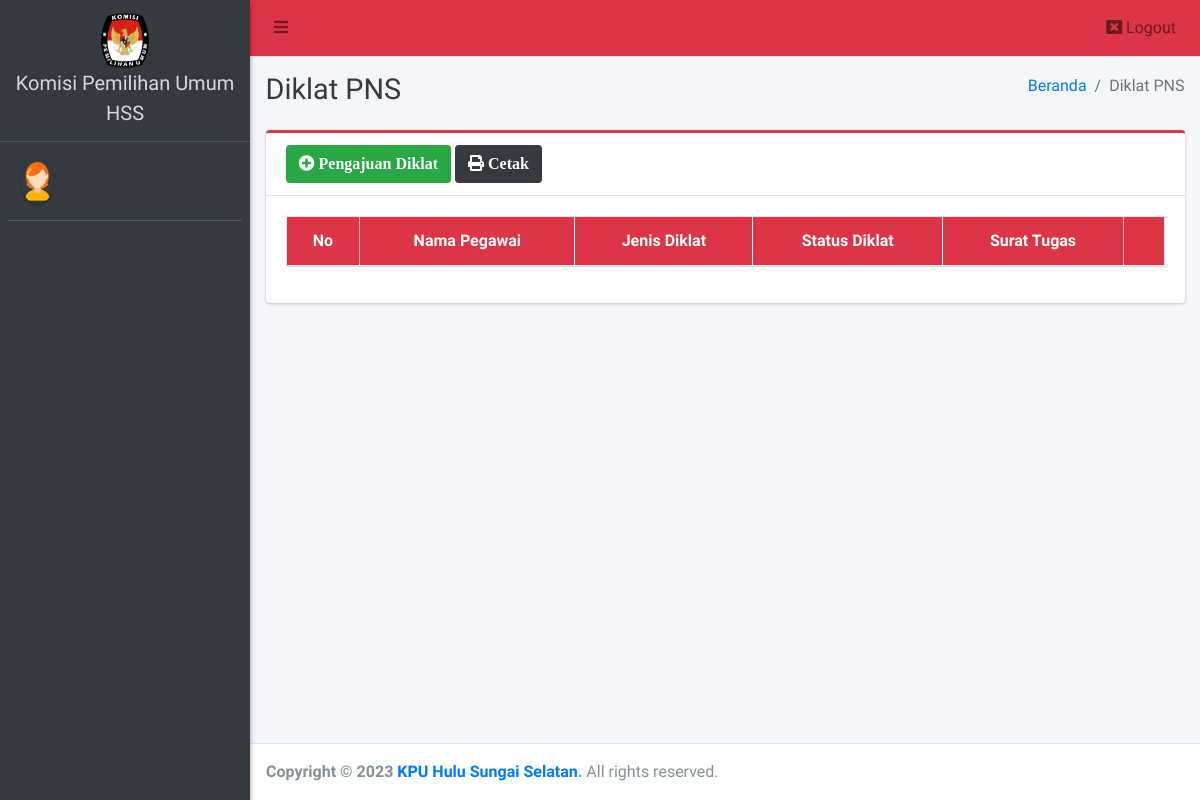
/admin/diklat/index.php, run on an earlier commit of the app's database.
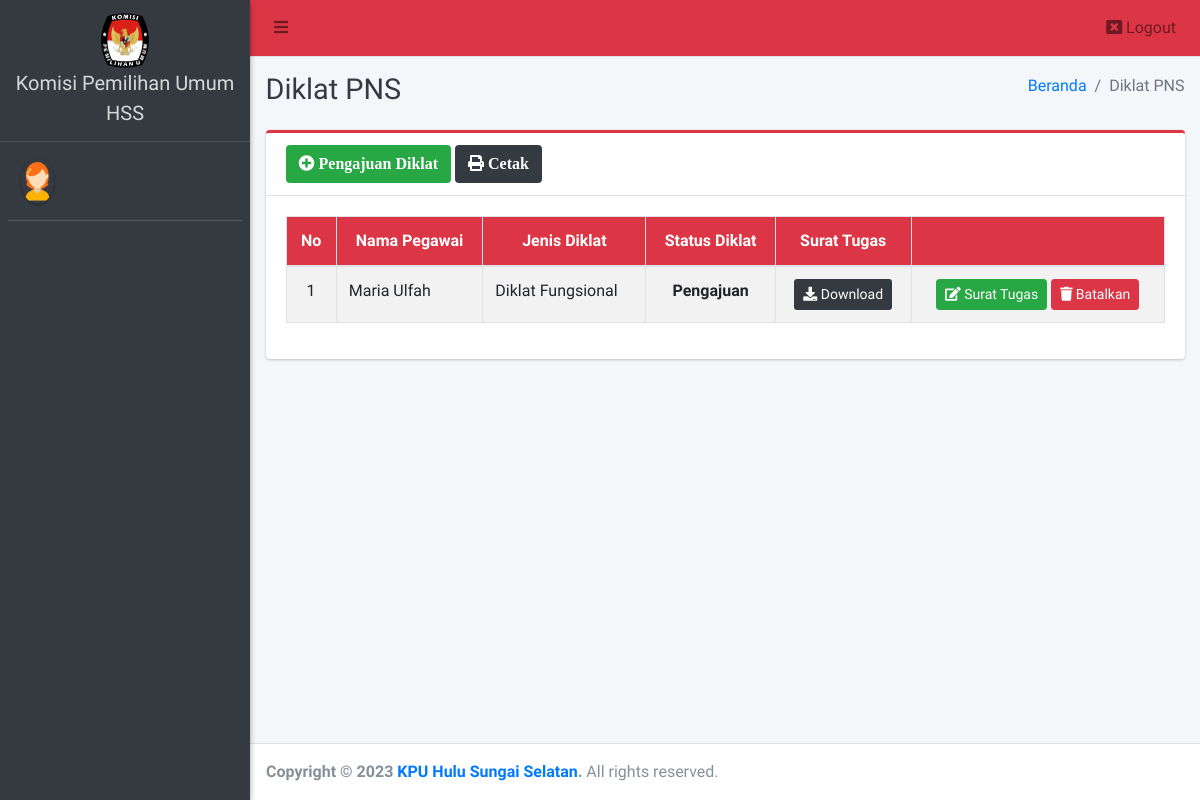
And on a later commit of the database.
### tables this page shows
CREATE TABLE `diklat` (
  `id_diklat` int(11) NOT NULL,
  `jenis_diklat` varchar(20) NOT NULL,
  `id_user` int(11) NOT NULL,
  `status_diklat` varchar(50) NOT NULL,
  `filest` varchar(255) DEFAULT NULL
);

CREATE TABLE `nominatif_pegawai` (
  `id_pegawai` int(11) NOT NULL,
  `nama_pegawai` varchar(50) DEFAULT NULL,
  `tempat_lahir` varchar(40) DEFAULT NULL,
  `tanggal_lahir` date DEFAULT NULL,
  `nip` varchar(20) DEFAULT NULL,
  `pangkat_gol` varchar(50) DEFAULT NULL,
  `pangkat_tmt` date DEFAULT NULL,
  `jabatan_struktural` varchar(50) DEFAULT NULL,
  `jabatan_tmt` date DEFAULT NULL,
  `no_sk_penempatan` varchar(50) DEFAULT NULL,
  `jk` varchar(50) DEFAULT NULL,
  `agama` varchar(50) DEFAULT NULL,
  `pendidikan_umum` varchar(50) DEFAULT NULL,
  `pendidikan_tmt` date DEFAULT NULL,
  `keterangan` text,
  `filepangkat` varchar(255) DEFAULT NULL,
  `filejabatan` varchar(255) DEFAULT NULL,
  `filepenempatan` varchar(255) DEFAULT NULL,
  `filependidikan` varchar(255) DEFAULT NULL,
  `id_user` int(11) DEFAULT NULL
);

### config/config.php (called while the page is built, shortened)
<?php
function base_url($url = null)
{
	$base_url = "http://localhost:8888/kpuhss_pegawai";
	if ($url != null) {
		return $base_url . "/" . $url;
	} else {
		return $base_url;
	}
}

### admin/diklat/index.php (the view, shortened to what the changed rows need)
<?php
require '../../config/config.php';
require '../../config/koneksi.php';
?>
<!DOCTYPE html>
<html>
<?php
include '../../templates/head.php';
?>
<body class="hold-transition sidebar-mini layout-fixed">
    <div class="wrapper">
        <div class="content-wrapper">
            <div class="content-header">
                <div class="container-fluid">
                    <div class="row mb-2">
                        <div class="col-sm-6">
                            <h1 class="m-0 text-dark">Diklat PNS</h1>
                        </div>
                    </div>
                </div>
            </div>
            <section class="content">
                <div class="container-fluid">
                    <div class="row">
                        <div class="col-12">
                            <div class="card card-red card-outline">
                                <div class="card-body">
                                    <div class="table-responsive">
                                        <table id="example1" class="table table-bordered table-striped">
                                            <thead class="bg-red">
                                                <tr align="center">
                                                    <th>No</th>
                                                    <th>Nama Pegawai</th>
                                                    <th>Jenis Diklat</th>
                                                    <th>Status Diklat</th>
                                                    <th>Surat Tugas</th>
                                                    <th></th>
                                                </tr>
                                            </thead>
                                            <tbody style="background-color: white">
                                                <?php
                                                $no = 1;
                                                $data = $koneksi->query("SELECT * FROM diklat AS d
                                                LEFT JOIN user AS u ON d.id_user = u.id_user
                                                LEFT JOIN nominatif_pegawai AS np ON u.id_user = np.id_user
                                                ");
                                                while ($row = $data->fetch_array()) {
                                                ?>
                                                    <tr>
                                                        <td align="center"><?= $no++ ?></td>
                                                        <td><?= $row['nama_pegawai'] ?></td>
                                                        <td><?= $row['jenis_diklat'] ?></td>
                                                        <td align="center"><b><?= $row['status_diklat'] ?></b></td>
                                                        <td align="center"><a target="_blank" href="<?= base_url(); ?>/file/<?= $row['filest'] ?>" class="btn bg-dark btn-sm" title="Download"><i class="fa fa-download"></i> Download</i></a></td>
                                                        <td align="center">
                                                            <a href="edit?id=<?= $row['id_diklat'] ?>" class="btn btn-success btn-sm" title="Edit"><i class="fa fa-edit"></i> Surat Tugas</a>
                                                            <a href="hapus?id=<?= $row['id_diklat'] ?>" class="btn btn-danger btn-sm alert-hapus" title="Hapus"><i class="fa fa-trash"></i> Batalkan</a>
                                                        </td>
                                                    </tr>
                                                <?php } ?>
                                            </tbody>
                                        </table>
                                    </div>
                                </div>
                            </div>
                        </div>
                    </div>
                </div>
            </section>
        </div>
    </div>
</body>
</html>

What changed in the data, as far as the page shows it:
added diklat: nominatif_pegawai.nama_pegawai "Maria Ulfah", jenis_diklat "Diklat Fungsional", status_diklat "Pengajuan"
